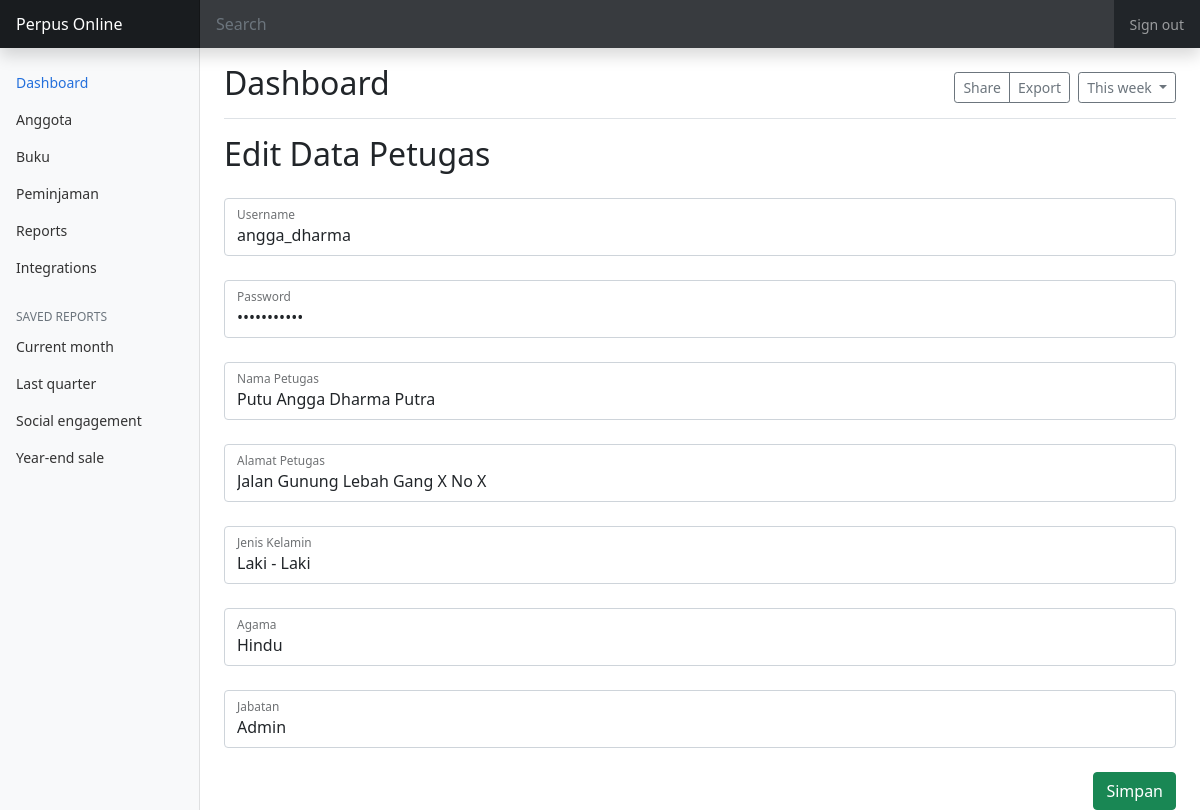
Page /assets/functions/petugas/edit_petugas.php?id=1 (signed in) on the committed database.
### tables this page shows
CREATE TABLE IF NOT EXISTS `petugas` (
  `id_petugas` int(11) NOT NULL AUTO_INCREMENT,
  `username` varchar(50) DEFAULT NULL,
  `password` varchar(50) DEFAULT NULL,
  `nama_petugas` char(50) DEFAULT NULL,
  `alamat_petugas` varchar(50) DEFAULT NULL,
  `jenis_kelamin` varchar(50) DEFAULT NULL,
  `agama` char(50) DEFAULT NULL,
  `jabatan` char(50) DEFAULT NULL,
  PRIMARY KEY (`id_petugas`)
);

### assets/functions/petugas/edit_petugas.php (the view, shortened to what this page needs)
<!doctype html>
<html lang="en">
  <head>
    <link href="https://cdn.jsdelivr.net/npm/bootstrap@5.1.3/dist/css/bootstrap.min.css" rel="stylesheet">
    <link href="../../css/dashboard.css" rel="stylesheet">
  </head>
  <body>
  <?php
    require_once "../connection.php";
  ?>
<header class="navbar navbar-dark sticky-top bg-dark flex-md-nowrap p-0 shadow">
  <a class="navbar-brand col-md-3 col-lg-2 me-0 px-3" href="../../../dashboard.php">Perpus Online</a>
  <input class="form-control form-control-dark w-100" type="text" placeholder="Search" aria-label="Search">
  <div class="navbar-nav">
    <div class="nav-item text-nowrap">
      <a class="nav-link px-3" href="../logout.php">Sign out</a>
    </div>
  </div>
</header>
<div class="container-fluid">
  <div class="row">
    <nav id="sidebarMenu" class="col-md-3 col-lg-2 d-md-block bg-light sidebar collapse">
      <div class="position-sticky pt-3">
        <ul class="nav flex-column">
          <li class="nav-item">
            <a class="nav-link active" aria-current="page" href="../../../dashboard.php">
              Dashboard
            </a>
          </li>
          <li class="nav-item">
            <a class="nav-link" href="anggota.php">
              Anggota
            </a>
          </li>
          <li class="nav-item">
            <a class="nav-link" href="../../../buku.php">
              Buku
            </a>
          </li>
          <li class="nav-item">
            <a class="nav-link" href="../../../peminjaman.php">
              Peminjaman
            </a>
          </li>
          <li class="nav-item">
            <a class="nav-link" href="#">
              Reports
            </a>
          </li>
          <li class="nav-item">
            <a class="nav-link" href="#">
              Integrations
            </a>
          </li>
        </ul>
        <h6 class="sidebar-heading d-flex justify-content-between align-items-center px-3 mt-4 mb-1 text-muted">
          <span>Saved reports</span>
        </h6>
        <ul class="nav flex-column mb-2">
          <li class="nav-item">
            <a class="nav-link" href="#">
              Current month
            </a>
          </li>
          <li class="nav-item">
            <a class="nav-link" href="#">
              Last quarter
            </a>
          </li>
          <li class="nav-item">
            <a class="nav-link" href="#">
              Social engagement
            </a>
          </li>
          <li class="nav-item">
            <a class="nav-link" href="#">
              Year-end sale
            </a>
          </li>
        </ul>
      </div>
    </nav>
    <main class="col-md-9 ms-sm-auto col-lg-10 px-md-4">
      <div class="d-flex justify-content-between flex-wrap flex-md-nowrap align-items-center pt-3 pb-2 mb-3 border-bottom">
        <h1 class="h2">Dashboard</h1>
        <div class="btn-toolbar mb-2 mb-md-0">
          <div class="btn-group me-2">
            <button type="button" class="btn btn-sm btn-outline-secondary">Share</button>
            <button type="button" class="btn btn-sm btn-outline-secondary">Export</button>
          </div>
          <button type="button" class="btn btn-sm btn-outline-secondary dropdown-toggle">
            This week
          </button>
        </div>
      </div>
      <?php
        $id_petugas = $_GET['id'];
        $sql = "SELECT * FROM petugas WHERE id_petugas = '$id_petugas'";
        $result = $conn->query($sql);
        if($result->num_rows>0){
            while($row = $result->fetch_assoc()){
      ?>
      <h2>Edit Data Petugas</h2>
    <form action="update_petugas.php" method="POST">
     <div class="form-floating mt-4">
        <label for="floatingInput">Id Petugas</label>
     </div>
     <div class="form-floating mt-4">
       <input type="text" class="form-control" id="floatingInput" placeholder="Username" name="username" value="<?=$row['username']?>" required>
        <label for="floatingInput">Username</label>
     </div>
     <div class="form-floating mt-4">
        <input type="password" class="form-control" id="floatingPassword" placeholder="Password" name="password" value="<?=$row['password']?>" required>
        <label for="floatingPassword">Password</label>
      </div>
      <div class="form-floating mt-4">
       <input type="text" class="form-control" id="floatingInput" placeholder="Nama Petugas" name="nama_petugas" value="<?=$row['nama_petugas']?>" required>
        <label for="floatingInput">Nama Petugas</label>
     </div>
     <div class="form-floating mt-4">
       <input type="text" class="form-control" id="floatingInput" placeholder="Alamat Petugas" name="alamat_petugas" value="<?=$row['alamat_petugas']?>" required>
        <label for="floatingInput">Alamat Petugas</label>
     </div>
     <div class="form-floating mt-4">
      <select name="jenis_kelamin" id="floatingInput" class="form-control" placeholder="Jenis Kelamin" value="<?=$row['jenis_kelamin']?>" required>
        <option value="Laki - Laki">Laki - Laki</option>
      </select>
      <label for="floatingInput">Jenis Kelamin</label>
     </div>
     <div class="form-floating mt-4">
      <select name="agama" id="floatingInput" class="form-control" placeholder="Agama" value="<?=$row['agama']?>" required>
        <option value="Hindu">Hindu</option>
      </select>
      <label for="floatingInput">Agama</label>
     </div>
     <div class="form-floating mt-4">
      <select name="jabatan" id="floatingInput" class="form-control" placeholder="Jabatan" value="<?=$row['jabatan']?>" required>
        <option value="Admin">Admin</option>
      </select>
      <label for="floatingInput">Jabatan</label>
     </div>
     <input type="submit" class="btn btn-success mt-4 float-end" value="Simpan">
     <?php }?>
    <?php } ?>
    </main>
  </div>
</div>
  </body>
</html>

### assets/css/dashboard.css (style rules this page uses)
body { font-size: .875rem; }
.sidebar { position: fixed; top: 0; bottom: 0; left: 0; z-index: 100; padding: 48px 0 0; box-shadow: inset -1px 0 0 rgba(0, 0, 0, .1); }
.sidebar .nav-link { font-weight: 500; color: #333; }
.sidebar .nav-link.active { color: #2470dc; }
.sidebar-heading { font-size: .75rem; text-transform: uppercase; }
.navbar-brand { padding-top: .75rem; padding-bottom: .75rem; font-size: 1rem; background-color: rgba(0, 0, 0, .25); box-shadow: inset -1px 0 0 rgba(0, 0, 0, .25); }
.navbar .form-control { padding: .75rem 1rem; border-width: 0; border-radius: 0; }
.form-control-dark { color: #fff; background-color: rgba(255, 255, 255, .1); border-color: rgba(255, 255, 255, .1); }

### rows in the picture
petugas: username "angga_dharma", nama_petugas "Putu Angga Dharma Putra", alamat_petugas "Jalan Gunung Lebah Gang X No X", jenis_kelamin "Laki - Laki", agama "Hindu", jabatan "Admin"
